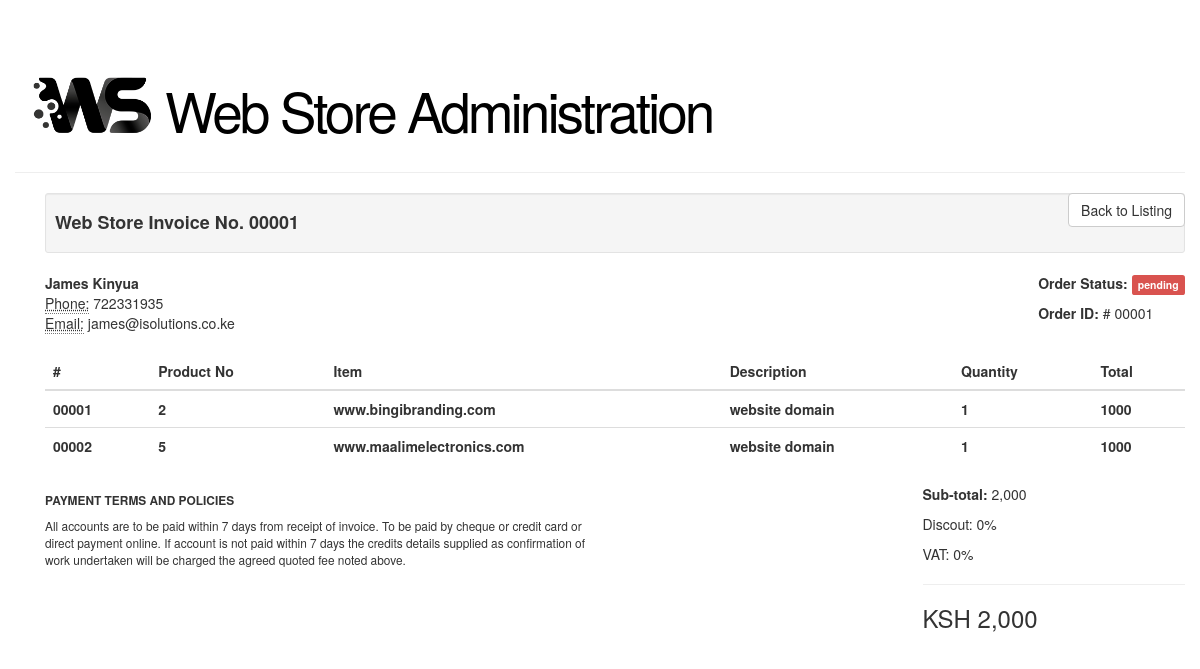
/?invoice=1, run on the app's committed database.
### tables this page shows
CREATE TABLE IF NOT EXISTS `invoices` (
`id` int(11) NOT NULL,
  `customers_id` int(11) NOT NULL,
  `products` text NOT NULL,
  `total` float NOT NULL,
  `status` varchar(100) NOT NULL
);

CREATE TABLE IF NOT EXISTS `customers` (
`id` int(11) NOT NULL,
  `name` varchar(200) NOT NULL,
  `telephone` varchar(100) NOT NULL,
  `emailaddress` varchar(200) NOT NULL
);

### backend/db/dbconfig.php (called while the page is built)
<?php
return [
    'host' => 'localhost',
    'username' => 'root',
    'password' => '',
    'dbname' => 'sensus'
];

### backend/db/Dbase.php (called while the page is built, shortened)
<?php
class Dbase {
    private $_port;
    public $host;
    public $user;
    public $password;
    public $database;
    public $mysqli = null;
    public function __construct() {
        $this->_port = ini_get('mysqli.default.port');
        $config = require ROOT .DS. 'backend' .DS. 'db' .DS. 'dbconfig.php';
        $this->host = $config['host'];
        $this->user = $config['username'];
        $this->password = $config['password'];
        $this->database = $config['dbname'];
        return $this->connect();
    }
    public function connect() {
        if(!empty($this->host)
                && !empty($this->user)
                && !empty($this->database)
            ){
            $this->mysqli = mysqli_connect($this->host, $this->user, $this->password, $this->database, $this->_port);
            return $this->mysqli;
        }
    }
    public function run($querystr){
        $query = $this->mysqli->query($querystr);
        return $query;
    }
}

### backend/engine/Invoices.php (the view, shortened to what this page needs)
<?php
class Invoices extends WebStore {
	public function Serial($value) {
		return str_pad($value, 5,'0', STR_PAD_LEFT);
	}
	public function Extractor($Products) {
		$data = [substr(substr($Products, 2), 0 , -2)];
		$products = [];
		foreach ($data as $key => $value) {
			$products[] = array_slice(explode('\"',$value), 1, -1);
		}
		$prod = [];
		$keys = array_keys($products);
		for($i = 0; $i < count($products); $i++) {
			foreach($products[$keys[$i]] as $key => $value) {
				if ($value != "," && $value != ']","[' && $value != 'ksh') {
					$prod[] = $value;
				}
			}
		}
		$products = array_chunk($prod, 4);
		$keys = array_keys($products);
		$return = [];
		for($i = 0; $i < count($products); $i++) {
			foreach($products[$keys[$i]] as $key => $value) {
				$return[] = $value;
			}
		}
		return array_chunk($return, 4);
	}
	public function InvoiceTL($value) {
		$Query  = "SELECT * FROM `invoices` WHERE `customers_id` = $value";
		$Result = $this->database->run($Query);
		while($Row = $Result->fetch_assoc()) {
			$stack = $this->Extractor($Row['products']);
			for($i = 0; $i < count($stack); $i++) {
				array_push($stack[$i], 1, $this->Serial($i + 1));
			}
			$stack1 = [];
			for($i = 0; $i < count($stack); $i++) {
				$stack1[$i] = [$stack[$i][5], $stack[$i][0], $stack[$i][1], $stack[$i][2], $stack[$i][4], $stack[$i][3]];
			}
			$return = NULL;
			$keys = array_keys($stack1);
			for($i = 0; $i < count($stack1); $i++) {
				$return .= "<tr>";
				foreach($stack1[$keys[$i]] as $key => $value) {
					if ($value != "," && $value != ']","[') {
						$return .= "<th>" . $value . "</th>";
					}
				}
				$return .= "</tr>";
			}
		}
		return $return;
	}
	public function show() {
		if (isset($_GET['invoice']) && is_numeric($_GET['invoice'])) {
			$Query  = "SELECT * FROM `invoices` WHERE `id` = " . $_GET['invoice'];
			$Result = $this->database->run($Query);
			$totalRecs = $Result->num_rows;
			if($totalRecs == 0) {
				echo "No Data To Display";
			} else {
				$Row     = $Result->fetch_assoc();
				$QueryC  = "SELECT * FROM `customers` WHERE `id` = " . $Row['customers_id'];
				$ResultC = $this->database->run($QueryC);
				$Client  = $ResultC->fetch_assoc();
				$tableData = $this->InvoiceTL($Row['customers_id']);
				echo "
				<div class=\"container\">
					<button class=\"btn btn-default pull-right\" onclick=\"window.history.go(-1)\">Back to Listing</button><div class=\"well well-sm\"><h4><strong>Web Store Invoice No. " . $this->Serial($Row['id']) . "</strong></h4></div><div class=\"row\">
					<div class=\"col-xs-12\">
						<div class=\"pull-left\">
							<address>
								<strong>" . ucwords($Client['name']) . "</strong><br>
								<abbr title=\"Mobile Phone\">Phone:</abbr> " . $Client['telephone'] . "<br/>
								<abbr title=\"Email Address\">Email:</abbr> " . $Client['emailaddress'] . "
							</address>
						</div>
						<div class=\"pull-right\">
							<p class=\"m-t-10\"><strong>Order Status: </strong> <span class=\"label label-danger\">" . $Row['status'] . "</span></p>
							<p class=\"m-t-10\"><strong>Order ID: </strong> # " . $this->Serial($Row['id']) . "</p>
						</div>
					</div>
				</div><div class=\"row\">
				<div class=\"col-xs-12\">
					<div class=\"table-responsive\">
						<table class=\"table m-t-30\">
							<thead class=\"bg-faded\">
								<tr>
									<th>#</th>
									<th>Product No</th>
									<th>Item</th>
									<th>Description</th>
									<th>Quantity</th>
									<th>Total</th>
								</tr>
							</thead>
							<tbody>" . $tableData . "</tbody>
						</table>
					</div>
				</div>
				</div><div class=\"row\">
				<div class=\"col-md-6 col-sm-6 col-xs-6\">
					<div class=\"clearfix m-t-30\">
						<h5 class=\"small text-inverse font-600\"><b>PAYMENT TERMS AND POLICIES</b></h5>
						<small>
							All accounts are to be paid within 7 days from receipt of
							invoice. To be paid by cheque or credit card or direct payment
							online. If account is not paid within 7 days the credits details
							supplied as confirmation of work undertaken will be charged the
							agreed quoted fee noted above.
						</small>
					</div>
				</div>
				<div class=\"col-md-3 col-sm-6 col-xs-6 col-md-offset-3\">
					<p class=\"text-xs-right\"><b>Sub-total:</b> " . number_format($Row['total']) . "</p>
					<p class=\"text-xs-right\">Discout: 0%</p>
					<p class=\"text-xs-right\">VAT: 0%</p>
					<hr>
					<h3 class=\"text-xs-right\">KSH " . number_format($Row['total']) . "</h3>
				</div>
				</div>
				</div>";
			}
		}
	}
}

### data on the page
invoices: id "00001", status "pending", total "2,000"
customers: name "James Kinyua", telephone "722331935", emailaddress "james@isolutions.co.ke"

### other printed values
$value "00001"
$value "2"
$value "www.bingibranding.com"
$value "website domain"
$value "1"
$value "1000"
$value "00002"
$value "5"
$value "www.maalimelectronics.com"
